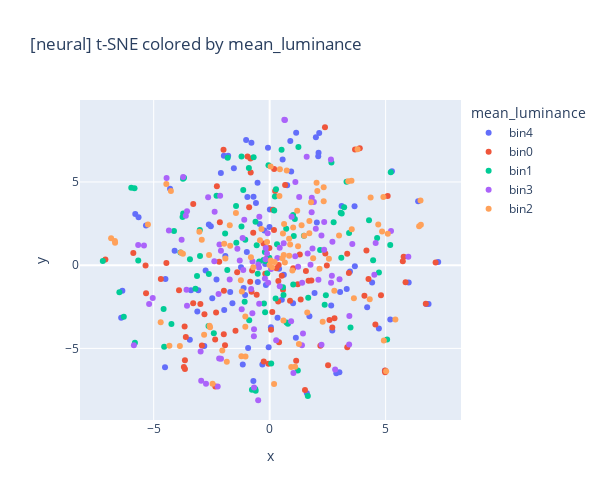
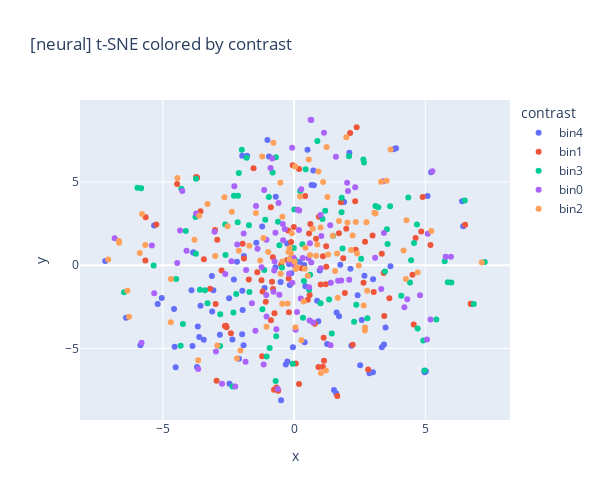
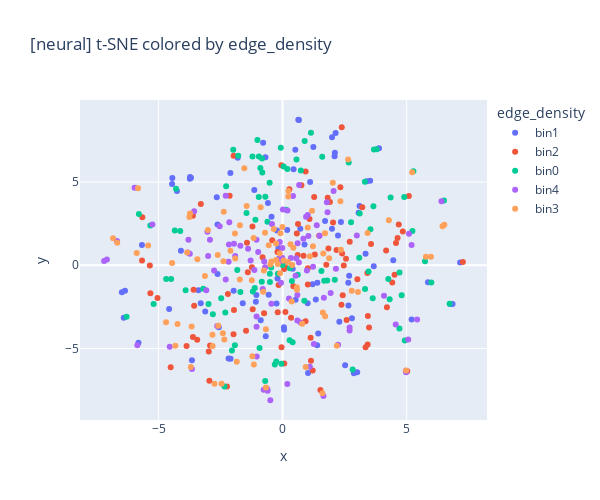
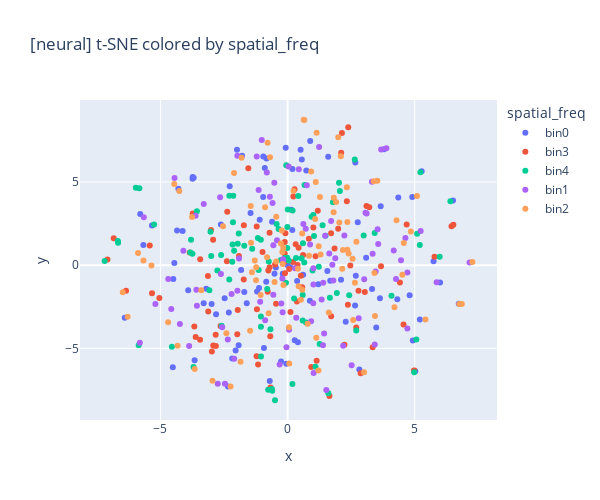

Notebook code for these charts, in order:
### Code cell
def mean_luminance(img_tensor):
    return img_tensor.mean().item()

def contrast(img_tensor):
    return img_tensor.std().item()

def edge_density(img_tensor):
    gray = TF.rgb_to_grayscale(img_tensor)
    sobel_x = torch.tensor([[-1, 0, 1], [-2, 0, 2], [-1, 0, 1]]).view(1, 1, 3, 3).float()
    sobel_y = sobel_x.transpose(2, 3)
    gx = F.conv2d(gray.unsqueeze(0), sobel_x, padding=1)
    gy = F.conv2d(gray.unsqueeze(0), sobel_y, padding=1)
    grad_mag = torch.sqrt(gx**2 + gy**2)
    return grad_mag.mean().item()

def spatial_freq(img_tensor):
    gray = TF.rgb_to_grayscale(img_tensor).squeeze()
    fft = torch.fft.fft2(gray)
    magnitude = torch.abs(fft)
    return magnitude.mean().item()

def compute_metrics(image_dataset, metric_fns):
    records = []
    for img_tensor, _ in image_dataset:
        img_tensor = img_tensor.detach().cpu()
        record = {name: fn(img_tensor) for name, fn in metric_fns.items()}
        records.append(record)
    return pd.DataFrame(records)

def bin_and_score(tsne_coords, df_metrics, n_bins=5, method="quantile"):
    results = []

    for metric in df_metrics.columns:
        if method == "quantile":
            labels = pd.qcut(df_metrics[metric], q=n_bins, labels=False, duplicates="drop")
        else:
            labels = pd.cut(df_metrics[metric], bins=n_bins, labels=False)
        
        if len(np.unique(labels)) < 2:
            sil_score = np.nan
        else:
            sil_score = silhouette_score(tsne_coords, labels)
        
        results.append({
            "metric": metric,
            "silhouette_score": sil_score
        })

    return pd.DataFrame(results)

def plot_tsne(tsne_coords, labels, label_name, layer):
    df_plot = pd.DataFrame(tsne_coords, columns=["x", "y"])
    df_plot[label_name] = labels
    fig = px.scatter(df_plot, x="x", y="y", color=df_plot[label_name].astype(str),
                     title=f"[{layer}] t-SNE colored by {label_name}", width=600, height=500)
    fig.show()

metric_fns = {
    "mean_luminance": mean_luminance,
    "contrast": contrast,
    "edge_density": edge_density,
    "spatial_freq": spatial_freq
}

df_metrics = compute_metrics(subset_image_dataset, metric_fns)

# Compute for neural data
scores_df = bin_and_score(neural_tsne_feats, df_metrics, n_bins=5, method="quantile")
print(scores_df)
for metric in df_metrics.columns:
    labels = pd.qcut(df_metrics[metric], q=5, labels=[f"bin{i}" for i in range(5)], duplicates="drop")
    plot_tsne(neural_tsne_feats, labels, label_name=metric, layer='neural')

from sklearn.linear_model import LinearRegression
r2 = LinearRegression().fit(df_metrics[["edge_density"]], neural_tsne_feats).score(df_metrics[["edge_density"]], neural_tsne_feats)
print(f"Neural: R² from edge_density to t-SNE: {r2:.3f}")

# Compute for model layers
for layer, tsne_feats in layerwise_tsne_feats.items():
    scores_df = bin_and_score(tsne_feats, df_metrics, n_bins=5, method="quantile")
    print(scores_df)

    for metric in df_metrics.columns:
        labels = pd.qcut(df_metrics[metric], q=5, labels=[f"bin{i}" for i in range(5)], duplicates="drop")
        plot_tsne(tsne_feats, labels, label_name=metric, layer=layer)

    r2 = LinearRegression().fit(df_metrics[["edge_density"]], tsne_feats).score(df_metrics[["edge_density"]], tsne_feats)
    print(f"{layer}: R² from edge_density to t-SNE: {r2:.3f}")
